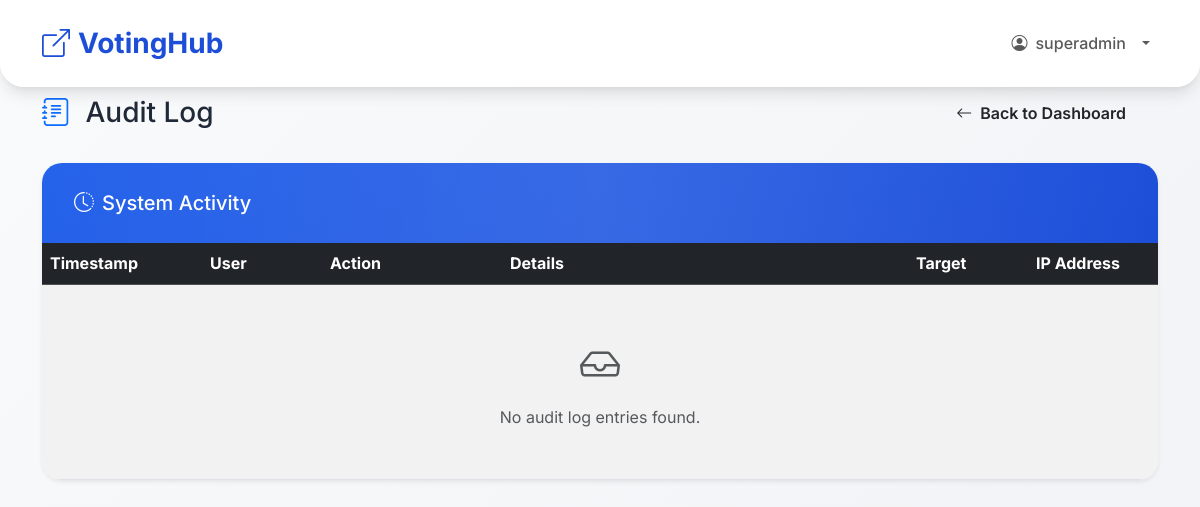
Before: /polls/admin/audit-log/ (signed in) with the older database file.
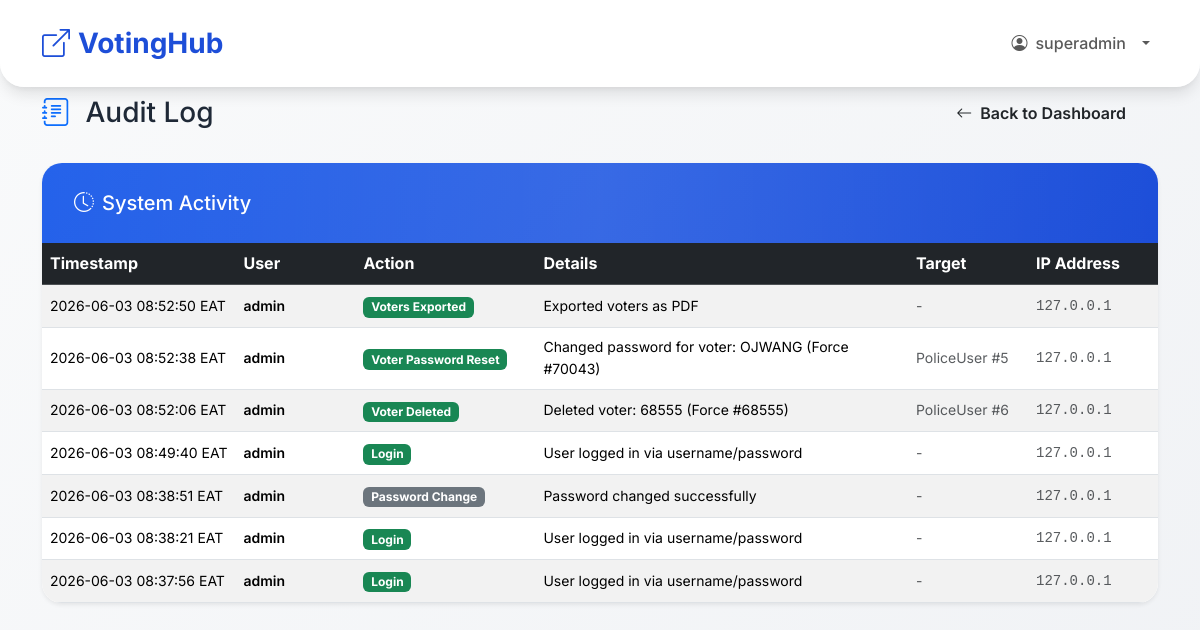
After: the same page with the newer database file.
### polls/models.py (models this page shows, shortened)
class AuditLog(models.Model):
    ACTION_LOGIN = 'LOGIN'
    ACTION_LOGOUT = 'LOGOUT'
    ACTION_VOTE = 'VOTE'
    ACTION_PASSWORD_CHANGE = 'PASSWORD_CHANGE'
    ACTION_ADMIN_CREATE = 'ADMIN_CREATE'
    ACTION_ADMIN_UPDATE = 'ADMIN_UPDATE'
    ACTION_ADMIN_DELETE = 'ADMIN_DELETE'
    ACTION_ELECTION_CREATE = 'ELECTION_CREATE'
    ACTION_ELECTION_UPDATE = 'ELECTION_UPDATE'
    ACTION_ELECTION_DELETE = 'ELECTION_DELETE'
    ACTION_ELECTION_TOGGLE = 'ELECTION_TOGGLE'
    ACTION_CANDIDATE_CREATE = 'CANDIDATE_CREATE'
    ACTION_CANDIDATE_UPDATE = 'CANDIDATE_UPDATE'
    ACTION_CANDIDATE_DELETE = 'CANDIDATE_DELETE'
    ACTION_VOTER_CREATE = 'VOTER_CREATE'
    ACTION_VOTER_UPDATE = 'VOTER_UPDATE'
    ACTION_VOTER_DELETE = 'VOTER_DELETE'
    ACTION_VOTER_RESET_PASSWORD = 'VOTER_RESET_PASSWORD'
    ACTION_VOTER_BULK_CREATE = 'VOTER_BULK_CREATE'
    ACTION_POSITION_CREATE = 'POSITION_CREATE'
    ACTION_POSITION_UPDATE = 'POSITION_UPDATE'
    ACTION_POSITION_DELETE = 'POSITION_DELETE'
    ACTION_EXPORT_VOTERS = 'EXPORT_VOTERS'
    ACTION_EXPORT_CANDIDATES = 'EXPORT_CANDIDATES'
    ACTION_EXPORT_RESULTS = 'EXPORT_RESULTS'
    ACTION_CHOICES = [
        (ACTION_LOGIN, 'Login'),
        (ACTION_LOGOUT, 'Logout'),
        (ACTION_VOTE, 'Vote Cast'),
        (ACTION_PASSWORD_CHANGE, 'Password Change'),
        (ACTION_ADMIN_CREATE, 'Admin Create (Legacy)'),
        (ACTION_ADMIN_UPDATE, 'Admin Update (Legacy)'),
        (ACTION_ADMIN_DELETE, 'Admin Delete (Legacy)'),
        (ACTION_ELECTION_CREATE, 'Election Created'),
        (ACTION_ELECTION_UPDATE, 'Election Updated'),
        (ACTION_ELECTION_DELETE, 'Election Deleted'),
        (ACTION_ELECTION_TOGGLE, 'Election Toggled'),
        (ACTION_CANDIDATE_CREATE, 'Candidate Created'),
        (ACTION_CANDIDATE_UPDATE, 'Candidate Updated'),
        (ACTION_CANDIDATE_DELETE, 'Candidate Deleted'),
        (ACTION_VOTER_CREATE, 'Voter Created'),
        (ACTION_VOTER_UPDATE, 'Voter Updated'),
        (ACTION_VOTER_DELETE, 'Voter Deleted'),
        (ACTION_VOTER_RESET_PASSWORD, 'Voter Password Reset'),
        (ACTION_VOTER_BULK_CREATE, 'Voters Bulk Created'),
        (ACTION_POSITION_CREATE, 'Position Created'),
        (ACTION_POSITION_UPDATE, 'Position Updated'),
        (ACTION_POSITION_DELETE, 'Position Deleted'),
        (ACTION_EXPORT_VOTERS, 'Voters Exported'),
        (ACTION_EXPORT_CANDIDATES, 'Candidates Exported'),
        (ACTION_EXPORT_RESULTS, 'Results Exported'),
    ]
    user = models.ForeignKey(PoliceUser, on_delete=models.CASCADE, related_name='audit_logs')
    action = models.CharField(max_length=30, choices=ACTION_CHOICES)
    ip_address = models.GenericIPAddressField(null=True, blank=True)
    details = models.TextField()
    target_model = models.CharField(max_length=50, blank=True)
    target_id = models.IntegerField(null=True, blank=True)
    timestamp = models.DateTimeField(auto_now_add=True)
    class Meta:
        ordering = ['-timestamp']

class PoliceUser(AbstractUser):
    force_number = models.CharField(
        max_length=50,
        unique=True,
        help_text="Force Number"
    )
    rank = models.CharField(
        max_length=50,
        choices=[
            ('PC', 'PC'),
            ('CPL', 'CPL'),
            ('SGT', 'SGT'),
            ('S/SGT', 'S/SGT'),
            ('HCM', 'HCM'),
            ('AIP', 'AIP'),
            ('IP', 'IP'),
            ('ASP', 'ASP'),
            ('SP', 'SP'),
            ('SSP', 'SSP'),
            ('ACP', 'ACP'),
            ('CP', 'CP'),
        ]
    )
    station = models.CharField(max_length=100)
    phone = models.CharField(max_length=15, blank=True)
    otp_code = models.CharField(max_length=6, blank=True, null=True)
    otp_expiry = models.DateTimeField(blank=True, null=True)
    is_active_voter = models.BooleanField(default=False)
    role = models.CharField(
        max_length=20,
        choices=[
            ('SUPER_ADMIN', 'Super Admin'),
            ('ADMIN', 'Election Admin'),
            ('VOTER', 'Voter'),
        ],
        default='VOTER'
    )
    must_change_password = models.BooleanField(default=True)

### polls/views_admin.py (the view)
# urls.py: path('admin/audit-log/', views_admin.audit_log, name='audit_log'),
@login_required
@user_passes_test(is_admin)
def audit_log(request):
    logs = AuditLog.objects.all().select_related('user').order_by('-timestamp')[:500]
    return render(request, 'polls/audit_log.html', {'logs': logs})

### polls/views_admin.py (called while the page is built)
def is_admin(user):
    return user.role in ['SUPER_ADMIN', 'ADMIN']

### templates/polls/audit_log.html (shortened to what this page needs)
{% extends 'base.html' %}
{% block content %}
<div class="row justify-content-center">
    <div class="col-lg-12">
        <div class="d-flex justify-content-between align-items-center mb-4">
            <h1 class="h3 mb-0">
                <i class="bi bi-journal-text me-2 text-primary"></i>
                Audit Log
            </h1>
<a href="{% url 'polls:admin_dashboard' %}" class="btn btn-back-dashboard">
                <i class="bi bi-arrow-left"></i> Back to Dashboard
            </a>
        </div>
        <div class="card shadow-sm">
            <div class="card-header bg-white">
                <h5 class="mb-0"><i class="bi bi-clock-history me-2"></i>System Activity</h5>
            </div>
            <div class="card-body p-0">
                <div class="table-responsive">
                    <table class="table table-hover table-striped mb-0 align-middle">
                        <thead class="table-dark">
                            <tr>
                                <th style="width: 160px;">Timestamp</th>
                                <th style="width: 120px;">User</th>
                                <th style="width: 180px;">Action</th>
                                <th>Details</th>
                                <th style="width: 120px;">Target</th>
                                <th style="width: 130px;">IP Address</th>
                            </tr>
                        </thead>
                        <tbody>
                            {% for log in logs %}
                            <tr>
                                <td class="text-nowrap small">{{ log.timestamp|date:"Y-m-d H:i:s" }} EAT</td>
                                <td class="small">
                                    <span class="fw-semibold">{{ log.user.username }}</span>
                                </td>
                                <td>
                                    <span class="badge
                                        {% if 'CREATE' in log.action or 'LOGIN' in log.action or 'VOTE' in log.action %}bg-success
                                        {% elif 'UPDATE' in log.action or 'TOGGLE' in log.action %}bg-warning text-dark
                                        {% elif 'DELETE' in log.action %}bg-danger
                                        {% elif 'EXPORT' in log.action %}bg-info text-dark
                                        {% elif 'PASSWORD' in log.action %}bg-secondary
                                        {% else %}bg-light text-dark{% endif %}">
                                        {{ log.get_action_display }}
                                    </span>
                                </td>
                                <td class="small">{{ log.details }}</td>
                                <td class="small text-muted">
                                    {% if log.target_model %}
                                        {{ log.target_model }}{% if log.target_id %} #{{ log.target_id }}{% endif %}
                                    {% else %}-{% endif %}
                                </td>
                                <td class="small text-muted font-monospace">{{ log.ip_address|default:"-" }}</td>
                            </tr>
                            {% empty %}
                            <tr>
                                <td colspan="6" class="text-center py-5 text-muted">
                                    <i class="bi bi-inbox fs-1 d-block mb-2"></i>
                                    No audit log entries found.
                                </td>
                            </tr>
                            {% endfor %}
                        </tbody>
                    </table>
                </div>
            </div>
        </div>
    </div>
</div>
{% endblock %}

Changed rows visible on the page:
added AuditLog: timestamp "2026-06-03 08:52:50", user.username "admin", action "Voters Exported", details "Exported voters as PDF", ip_address "127.0.0.1"
added AuditLog: timestamp "2026-06-03 08:52:38", user.username "admin", action "Voter Password Reset", details "Changed password for voter: OJWANG (Force #70043)", target_model "PoliceUser", target_id "5", ip_address "127.0.0.1"
added AuditLog: timestamp "2026-06-03 08:52:06", user.username "admin", action "Voter Deleted", details "Deleted voter: 68555 (Force #68555)", target_model "PoliceUser", target_id "6", ip_address "127.0.0.1"
added AuditLog: timestamp "2026-06-03 08:49:40", user.username "admin", action "Login", details "User logged in via username/password", ip_address "127.0.0.1"
added AuditLog: timestamp "2026-06-03 08:38:51", user.username "admin", action "Password Change", details "Password changed successfully", ip_address "127.0.0.1"
added AuditLog: timestamp "2026-06-03 08:38:21", user.username "admin", action "Login", details "User logged in via username/password", ip_address "127.0.0.1"
added AuditLog: timestamp "2026-06-03 08:37:56", user.username "admin", action "Login", details "User logged in via username/password", ip_address "127.0.0.1"
Other visible differences:
text no longer shown: "No audit log entries found."
